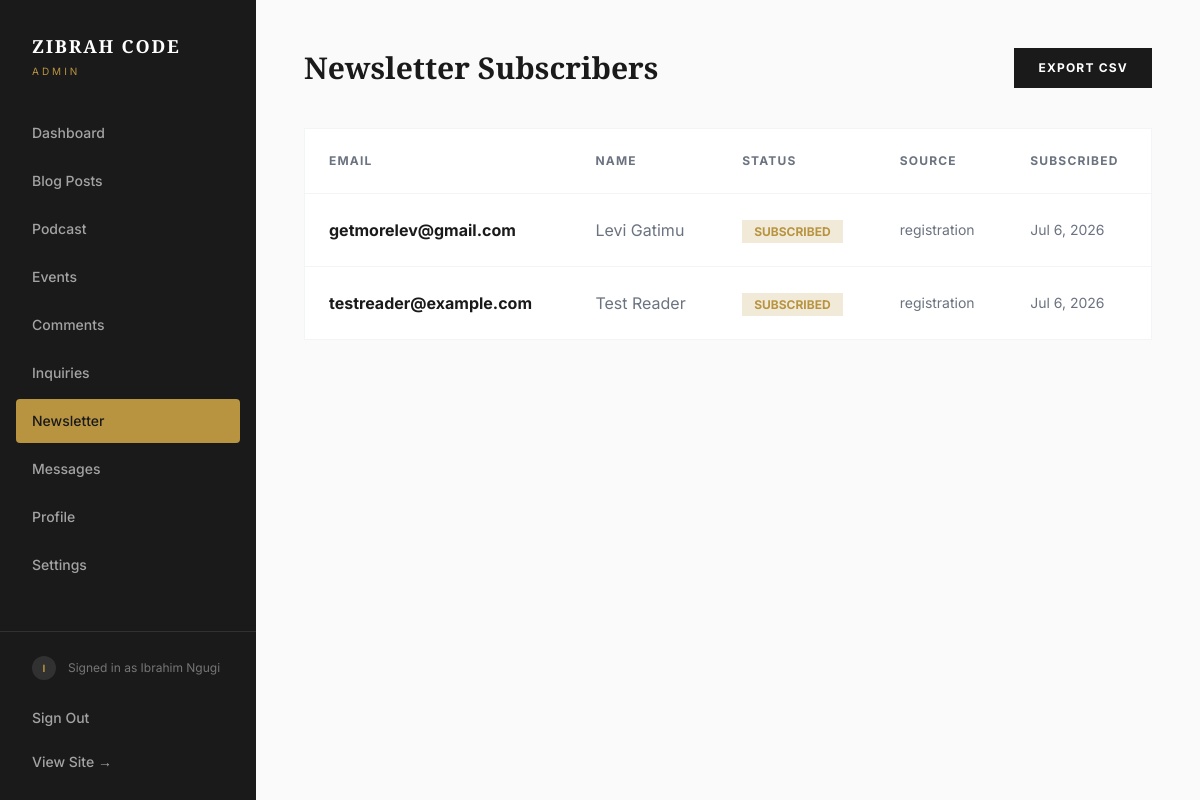
The app's page /admin/newsletter/index.php (signed in) with its own data.
### tables this page shows
CREATE TABLE `newsletter_subscribers` (
  `id` int(10) unsigned NOT NULL AUTO_INCREMENT,
  `email` varchar(255) NOT NULL,
  `name` varchar(100) DEFAULT NULL,
  `user_id` int(10) unsigned DEFAULT NULL,
  `status` enum('subscribed','unsubscribed') DEFAULT 'subscribed',
  `source` varchar(50) DEFAULT NULL,
  `subscribed_at` datetime DEFAULT current_timestamp(),
  `unsubscribed_at` datetime DEFAULT NULL,
  PRIMARY KEY (`id`),
  UNIQUE KEY `email` (`email`),
  KEY `user_id` (`user_id`),
  CONSTRAINT `newsletter_subscribers_ibfk_1` FOREIGN KEY (`user_id`) REFERENCES `users` (`id`) ON DELETE SET NULL
);

### includes/functions.php (called while the page is built, shortened)
<?php
function e(string $value): string
{
    return htmlspecialchars($value, ENT_QUOTES, 'UTF-8');
}

### includes/db.php (called while the page is built, shortened)
<?php
function getDb(): PDO
{
    static $pdo = null;
    if ($pdo !== null) {
        return $pdo;
    }
    $options = [
        PDO::ATTR_ERRMODE => PDO::ERRMODE_EXCEPTION,
        PDO::ATTR_DEFAULT_FETCH_MODE => PDO::FETCH_ASSOC,
    ];
    try {
        $pdo = new PDO('mysql:host=' . DB_HOST . ';dbname=' . DB_NAME . ';charset=utf8mb4', DB_USER, DB_PASS, $options);
    } catch (PDOException $e) {
        $server = new PDO('mysql:host=' . DB_HOST . ';charset=utf8mb4', DB_USER, DB_PASS, [PDO::ATTR_ERRMODE => PDO::ERRMODE_EXCEPTION]);
        try {
            $server->exec('CREATE DATABASE IF NOT EXISTS `' . DB_NAME . '` CHARACTER SET utf8mb4 COLLATE utf8mb4_unicode_ci');
        } catch (PDOException $createException) {
            throw new RuntimeException(
                'Could not connect to database "' . DB_NAME . '" and could not create it either ' .
                '(insufficient privileges). On shared hosting, create the database "' . DB_NAME . '" ' .
                'manually via your host\'s control panel (e.g. cPanel > MySQL Databases), then reload.',
                0,
                $createException
            );
        }
        $pdo = new PDO('mysql:host=' . DB_HOST . ';dbname=' . DB_NAME . ';charset=utf8mb4', DB_USER, DB_PASS, $options);
    }
    return $pdo;
}

### includes/auth.php (called while the page is built, shortened)
<?php
function currentAdmin(): ?array
{
    static $cache = null;
    if ($cache !== null) {
        return $cache ?: null;
    }
    $stmt = getDb()->prepare('SELECT id, username, email, display_name, avatar_path FROM admin_users WHERE id = ?');
    $stmt->execute([$_SESSION['admin_id']]);
    $admin = $stmt->fetch();
    $cache = $admin ?: false;
    return $cache ?: null;
}
function requireAdmin(): void
{
    if (!currentAdmin()) {
        redirectTo('/admin/login.php');
    }
}

### admin/includes/admin-auth-check.php (called while the page is built, shortened)
<?php
requireAdmin();

### admin/newsletter/index.php (the view, shortened to what this page needs)
<?php
require_once __DIR__ . '/../includes/admin-auth-check.php';
$subscribers = getDb()->query(
    'SELECT email, name, status, source, subscribed_at FROM newsletter_subscribers ORDER BY subscribed_at DESC'
)->fetchAll();
$activeAdminNav = 'newsletter';
require __DIR__ . '/../includes/admin-header.php';
?>
<div class="flex justify-between items-center mb-10">
    <h1 class="font-display font-black text-3xl text-brand-black">Newsletter Subscribers</h1>
    <a href="/admin/newsletter/export.php" class="bg-brand-black text-white px-6 py-3 text-xs font-bold uppercase tracking-widest hover:bg-brand-gold transition-all">Export CSV</a>
</div>
<div class="hidden md:block bg-white border border-gray-100 overflow-x-auto">
    <table class="w-full text-left">
        <thead>
            <tr class="border-b border-gray-100 text-xs uppercase tracking-widest text-gray-500">
                <th class="p-6">Email</th>
                <th class="p-6">Name</th>
                <th class="p-6">Status</th>
                <th class="p-6">Source</th>
                <th class="p-6">Subscribed</th>
            </tr>
        </thead>
        <tbody class="divide-y divide-gray-100">
            <?php foreach ($subscribers as $sub): ?>
                <tr>
                    <td class="p-6 font-bold text-brand-black"><?php echo e($sub['email']); ?></td>
                    <td class="p-6 text-gray-500"><?php echo e($sub['name'] ?: '—'); ?></td>
                    <td class="p-6">
                        <span class="text-xs font-bold uppercase px-3 py-1 <?php echo $sub['status'] === 'subscribed' ? 'bg-brand-gold/20 text-brand-gold' : 'bg-gray-100 text-gray-500'; ?>">
                            <?php echo e($sub['status']); ?>
                        </span>
                    </td>
                    <td class="p-6 text-gray-500 text-sm"><?php echo e($sub['source'] ?: '—'); ?></td>
                    <td class="p-6 text-gray-500 text-sm"><?php echo date('M j, Y', strtotime($sub['subscribed_at'])); ?></td>
                </tr>
            <?php endforeach; ?>
        </tbody>
    </table>
</div>
<?php require __DIR__ . '/../includes/admin-footer.php'; ?>

### admin/includes/admin-header.php (shortened to what this page needs)
<?php
$activeAdminNav = $activeAdminNav ?? '';
$admin = currentAdmin();
$adminNavItems = [
    ['key' => 'dashboard', 'label' => 'Dashboard', 'href' => '/admin/index.php'],
    ['key' => 'posts', 'label' => 'Blog Posts', 'href' => '/admin/posts/index.php'],
    ['key' => 'podcast', 'label' => 'Podcast', 'href' => '/admin/podcast/index.php'],
    ['key' => 'events', 'label' => 'Events', 'href' => '/admin/events/index.php'],
    ['key' => 'comments', 'label' => 'Comments', 'href' => '/admin/comments/index.php'],
    ['key' => 'inquiries', 'label' => 'Inquiries', 'href' => '/admin/inquiries/index.php'],
    ['key' => 'newsletter', 'label' => 'Newsletter', 'href' => '/admin/newsletter/index.php'],
    ['key' => 'contact', 'label' => 'Messages', 'href' => '/admin/contact/index.php'],
    ['key' => 'profile', 'label' => 'Profile', 'href' => '/admin/profile.php'],
    ['key' => 'settings', 'label' => 'Settings', 'href' => '/admin/settings.php'],
];
?>
<!DOCTYPE html>
<html lang="en">
<head>
    <script src="https://cdn.tailwindcss.com"></script>
    <link rel="stylesheet" href="/assets/css/style.css?v=<?php echo ASSETS_VERSION; ?>">
</head>
<body class="bg-brand-gray-50 antialiased" style="background:#FAFAFA;" x-data="{ sidebarOpen: false }">
<div class="lg:flex min-h-screen">
    <aside
        class="w-64 bg-brand-black text-white flex-shrink-0 flex flex-col fixed lg:static inset-y-0 left-0 z-50 transform transition-transform duration-300 lg:translate-x-0"
        :class="sidebarOpen ? 'translate-x-0' : '-translate-x-full'">
        <div class="p-8 flex items-center justify-between">
            <div>
                <div class="font-display font-black text-lg tracking-widest uppercase">Zibrah Code</div>
                <div class="text-[10px] text-brand-gold uppercase tracking-[0.3em] mt-1">Admin</div>
            </div>
        </div>
        <nav class="flex-grow px-4 space-y-1 overflow-y-auto">
            <?php foreach ($adminNavItems as $item): ?>
                <a href="<?php echo e($item['href']); ?>"
                   class="block px-4 py-3 text-sm font-medium rounded transition-colors <?php echo $activeAdminNav === $item['key'] ? 'bg-brand-gold text-brand-black font-bold' : 'text-white/60 hover:text-white hover:bg-white/5'; ?>">
                   <?php echo e($item['label']); ?>
                </a>
            <?php endforeach; ?>
        </nav>
        <div class="p-4 border-t border-white/10">
            <div class="px-4 py-2 flex items-center gap-3 text-xs text-white/40 mb-2">
                <?php if (!empty($admin['avatar_path'])): ?>
                    <img src="/<?php echo e($admin['avatar_path']); ?>" alt="<?php echo e($admin['display_name'] ?: $admin['username']); ?>" class="w-6 h-6 rounded-full object-cover flex-shrink-0">
                <?php else: ?>
                    <span class="w-6 h-6 rounded-full bg-white/10 text-brand-gold text-[10px] font-bold flex items-center justify-center flex-shrink-0"><?php echo e(mb_strtoupper(mb_substr($admin['display_name'] ?: $admin['username'], 0, 1))); ?></span>
                <?php endif; ?>
                <span>Signed in as <?php echo e($admin['display_name'] ?: $admin['username']); ?></span>
            </div>
            <a href="/admin/logout.php" class="block px-4 py-3 text-sm font-medium text-white/60 hover:text-white hover:bg-white/5 rounded">Sign Out</a>
            <a href="/index.php" class="block px-4 py-3 text-sm font-medium text-white/60 hover:text-white hover:bg-white/5 rounded">View Site →</a>
        </div>
    </aside>
    <main class="flex-grow p-6 md:p-12 max-w-6xl overflow-x-hidden">

### assets/css/style.css (style rules this page uses)
html { overflow-x: hidden; }
body { font-family: 'Inter', sans-serif; background-color: #FFFFFF; color: #1A1A1A; }
h1, h2, h3, h4, h5, .serif { font-family: 'EB Garamond', serif; }
.font-display { font-family: 'Playfair Display', serif; }

### admin/includes/admin-header.php (style rules this page uses)
body { font-family: 'Inter', sans-serif; }
table { min-width: 640px; }

### records on screen
newsletter_subscribers: email "getmorelev@gmail.com", name "Levi Gatimu", status "SUBSCRIBED", source "registration", subscribed_at "Jul 6, 2026"
newsletter_subscribers: email "testreader@example.com", name "Test Reader", status "SUBSCRIBED", source "registration", subscribed_at "Jul 6, 2026"

### other values on screen
$item['label'] "Dashboard"
$item['label'] "Blog Posts"
$item['label'] "Podcast"
$item['label'] "Events"
$item['label'] "Comments"
$item['label'] "Inquiries"
$item['label'] "Newsletter"
$item['label'] "Messages"
$item['label'] "Profile"
$item['label'] "Settings"
$admin['display_name'] ?: $admin['username'] "Ibrahim Ngugi"
